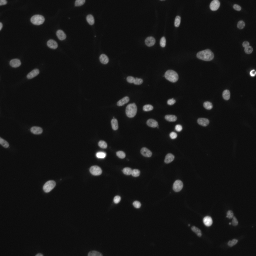
#> input picture stardist/tests/data/img2d.tif, 256 x 256 px; its folder holds only this picture in this run
$ python -i read_csv_cal_length.py   (imports and definitions only)
#> lines starting #> are read from the running program, lines starting #| are printed output that depends on the picture; after the words box and inside, x2 and y2 are one past the last pixel; in counts of white or black regions, pixels touching at a corner belong together
import cv2
import numpy as np
from skimage.morphology import skeletonize
from scipy.ndimage import distance_transform_edt
import matplotlib.pyplot as plt
import tifffile
from scipy import ndimage
import copy
import inspect
from scipy.signal import find_peaks
from scipy.stats import norm
from sklearn.mixture import GaussianMixture
from scipy.ndimage import center_of_mass

from skimage import filters, morphology, measure
from scipy.spatial import ConvexHull
from skimage.segmentation import watershed
from skimage.feature import peak_local_max
from scipy import ndimage as ndi
from collections import deque
# from .gmm_mml.gmm_mml_module.gmm_mml2 import GmmMml2
import csv
import networkx as nx
import collections
# from gmm_mml.gmm_mml import GmmMml
import sys
import os
parent_dir = os.path.abspath(os.path.join(os.path.dirname(__file__), ".."))
sys.path.append(parent_dir)
from picture import Picture
from make_graph import make_length_graph
# from BaSCA2 import cal_lengh_main, save_to_csv

def cal_lengh_thinning(image,save_path):
    """
    画像内の各クラス領域に対して長さを測定するmain関数
    """
    length_list = []  # 長さリスト
    back_image = np.zeros_like(image)
    for num in range(1, np.max(image) + 1):
        # 値に対応する領域を抽出
        region = (image == num)
        if not np.any(region):
            continue
        #等高線の作成
        concat_array = find_contour_line(region)

        concat_array = np.where(concat_array > 0, 255, 0).astype(np.uint8)
        skeleton2 =  cv2.ximgproc.thinning(concat_array, thinningType=cv2.ximgproc.THINNING_GUOHALL)
        #長さの測定
        length = cv2.countNonZero(skeleton2)
        node_coord = np.column_stack(np.where(skeleton2 == 255))
        back_image = make_length_image(back_image,region,concat_array,node_coord)
        # print(length, node_coord)
        # plt.imshow(back_image)
        # plt.show()
        #
        length_list.append([num, length])
    #長さリストをヒストグラムで表し保存
    if length_list:
        values = [entry[1] for entry in length_list if entry[1] is not None]
        # ヒストグラムを作成
        plt.figure(figsize=(10, 6))
        plt.hist(values, bins=np.arange(min(values), max(values) + 2) - 0.5, edgecolor='black')
        plt.xlim(right = 100)
        plt.ylim(top = 350)
        plt.xlabel("cell length")
        plt.ylabel("Count")
        plt.title('Histogram of cell length')
        plt.grid(axis='y', linestyle='--', alpha=0.7)
        # plt.show
        plt.savefig(save_path + "/cal_cell_histogram_thinning.png")
    return length_list, values, back_image


# [37 lines left out: function cal_lengh_main, not called in this run]

def find_contour_line(img):
    """
    輪郭線の探索,等高線の作成
    """
    #抽出した領域のひと回り大きい配列を作成
    copyimg  = copy.deepcopy(img)
    coords = np.argwhere(copyimg)
    min_coords = coords.min(axis=0)
    max_coords = coords.max(axis=0) + 1
    padded_shape = tuple(max_coords - min_coords + 2)
    pad_array = np.zeros(padded_shape, dtype=np.uint8)
    region_offset = coords - min_coords + 1
    for coord in region_offset:
        pad_array[tuple(coord)] = 1
    #抽出した領域を境界線から中心に向かってランク付け
    num=1
    back_img = np.zeros_like(pad_array)
    padded_array = copy.deepcopy(pad_array)
    while True:
        reversed_binary_image = np.max(padded_array) - padded_array
        shrink_image= ndimage.binary_dilation(reversed_binary_image)
        border_pixels = np.logical_and(shrink_image, padded_array == 1)

        contour_image = np.where(border_pixels>0,num,0)
        back_img = contour_image + back_img
        padded_array = padded_array- border_pixels
        num +=1
        if np.all(padded_array == 0):
            break
    # return back_img
    return pad_array


# [140 lines left out: functions cal_cell_length, make_graph, find_start_and_end_nodes, find_path, save_to_csv, not called in this run]

def make_length_image(back_image, region, concat_array,length_path):
    #座標の取得
    copyimg  = copy.deepcopy(region)
    coords = np.argwhere(copyimg)
    min_coords = coords.min(axis=0)
    # print(min_coords)
    #細胞長の経路埋め込み
    concat_array_bg = np.zeros_like(concat_array)
    if len(np.array(length_path).shape) == 2:
        for coord in length_path:
            row, col = coord
            concat_array_bg[row, col] = 1  # 指定座標を1に更新
    else:
        concat_array_bg[length_path[0],length_path[1]] = 1
    #周囲の余分な箇所を削除
    concat_array_bg_removed = concat_array_bg[1:-1, 1:-1]
    #元の画像の座標に加算
    start_row, start_col = min_coords
    end_row, end_col = start_row + concat_array_bg_removed.shape[0], start_col + concat_array_bg_removed.shape[1]
    back_image[start_row:end_row, start_col:end_col] += concat_array_bg_removed
    return back_image

def make_overlap_image(truelabel, cover_image,base_path):
    #overlapするときの関数
    #白色が正解ラベル
    #青色が予測結果
    true_label = np.where(truelabel == 0, 200, truelabel)
    background = np.zeros_like((cover_image), dtype=np.uint8)
    cover_image_color = np.array([background,background,cover_image]).transpose(1,2,0)
    true_label_color = np.array([true_label, true_label,true_label]).transpose(1,2,0)
    overlap_image = cv2.addWeighted(true_label_color,0.8,cover_image_color,0.2,0 )
    overlap_image_rgb = overlap_image[:, :, [2, 1, 0]]
    overlap_image_rgb = np.where((overlap_image_rgb == [211,160,160]).all(axis=-1)[..., None],[160,255,255] ,overlap_image_rgb)#外れてる箇所
    overlap_image_rgb= np.where((overlap_image_rgb ==  [255,204,204]).all(axis=-1)[..., None], [0,0,255], overlap_image_rgb)#当たっている箇所
    overlap_image_rgb= np.where(overlap_image_rgb == 204, 255, overlap_image_rgb)#正解ラベルのみの箇所
    overlap_image_bgr = overlap_image_rgb[:, :, [2, 1, 0]]
    # [4 lines of commented-out code are left out]
    cv2.imwrite(os.path.join(base_path,'overlap_length_image_thinning.png'),overlap_image_bgr)
    cv2.imwrite(os.path.join(base_path,'length_image_thinning.png'),cover_image)

def count_lengh_cal(image,save_path):
    np.random.seed(3407)
    normal_image = np.where(image > 0, 255, image)
    length_list, values , back_image= cal_lengh_thinning(image,save_path)
    back_image = np.where(back_image > 0, 255, back_image)
    # CSVファイルに保存
    make_overlap_image(normal_image,back_image,save_path)
    # save_to_csv(length_list, save_path + "/length_list_gmmmml_thinning.csv", headers=["class_number","Row Count"])
    # make_length_graph(save_path, "/length_list_gmmmml_thinning.csv",True)

# [10 lines left out: function main, not called in this run]
    # print(type(data))
    # print(np.unique(data))
# [30 lines not run here, left out]

>>> import cv2
>>> picture = cv2.imread('../stardist/tests/data/img2d.tif', cv2.IMREAD_GRAYSCALE)
#> picture is the input picture: shape (256, 256); min 10, max 255, mean 21.1
>>> result = count_lengh_cal(picture, 'out.png')
#> in count_lengh_cal, `normal_image = np.where(image > 0, 255, image)`: normal_image: shape (256, 256); every value is 255
#> the loop in cal_lengh_thinning, `for num in range(1, np.max(image) + 1):` made 255 passes
#> (padded_shape in find_contour_line, length, start_row in make_length_image, start_col in make_length_image, end_row in make_length_image, end_col in make_length_image) on passes 11 to 13: ((245, 257), 158, 13, 0, 256, 255), ((258, 258), 2357, 0, 0, 256, 256), ((258, 258), 11931, 0, 0, 256, 256)
#> after the loop in cal_lengh_thinning, `for num in range(1, np.max(image) + 1):`:
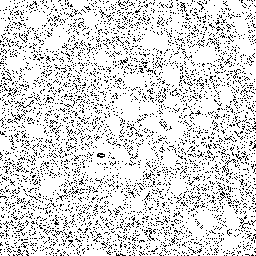
#> back_image: shape (256, 256); values 0 (black) and 1 (white), 85.2% white; black in thin lines or dots
#> after the loop in cal_lengh_thinning, `for num in range(1, np.max(image) + 1):`:
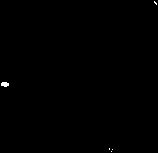
#> concat_array: shape (153, 158); 0.17% white; 5 white regions (4 under 20 px), largest, box (x1, y1, x2, y2) and area: (1, 82, 9, 87) 32
#> after the loop in cal_lengh_thinning, `for num in range(1, np.max(image) + 1):`:
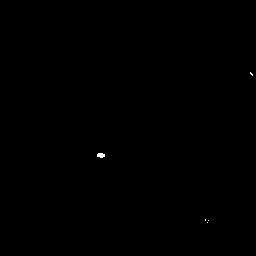
#> region: shape (256, 256) bool; 0.06% white; 5 white regions (4 under 20 px), largest, box (x1, y1, x2, y2) and area: (97, 153, 105, 158) 32
#> after the loop in cal_lengh_thinning, `for num in range(1, np.max(image) + 1):`: skeleton2: shape (153, 158); 0.05% white in thin lines or dots
#> after the loop in cal_lengh_thinning, `for num in range(1, np.max(image) + 1):`: length_list = 229 pairs, first value 10 to 255, second value 1 to 16244
#> in cal_lengh_thinning, `values = [entry[1] for entry in length_list if entry[1] is not None]`: values = 229 values, max 16244 at index 4, min 1 at index 174, mean 243.7
#> in cal_lengh_thinning, `plt.savefig(save_path + "/cal_cell_histogram_thinning.png")`:
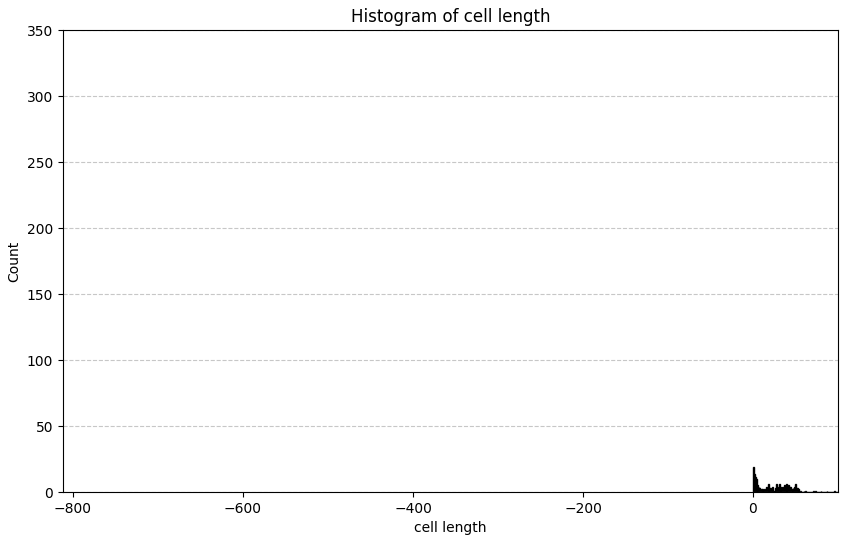
#> figure drawn by matplotlib, 1 panel; tallest bar 19 high, from x = 0.5 to 1.5
#> in count_lengh_cal, `back_image = np.where(back_image > 0, 255, back_image)`: back_image: shape (256, 256); 85.2% white; black in thin lines or dots
#> in make_overlap_image, `cover_image_color = np.array([background,background,cover_image]).tran..`:
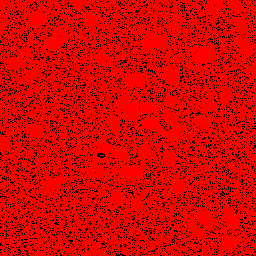
#> cover_image_color: shape (256, 256, 3); mean of channels 0, 1, 2 0, 0, 217.2; drawn as B, G, R
#> in make_overlap_image, `true_label_color = np.array([true_label, true_label,true_label]).trans..`: true_label_color: shape (256, 256, 3); every value is 255
#> in make_overlap_image, `overlap_image = cv2.addWeighted(true_label_color,0.8,cover_image_color..`:
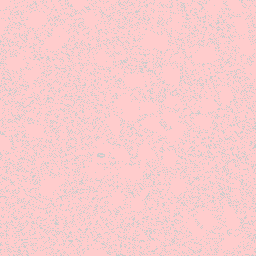
#> overlap_image: shape (256, 256, 3); mean of channels 0, 1, 2 204, 204, 247.4; drawn as B, G, R
#> in make_overlap_image, `overlap_image_rgb= np.where(overlap_image_rgb == 204, 255, overlap_ima..`:
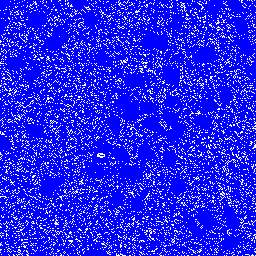
#> overlap_image_rgb: shape (256, 256, 3) int64; mean of channels 0, 1, 2 37.8, 37.8, 255; drawn as R, G, B

$ run again, on stardist/tests/data/img3d.tif
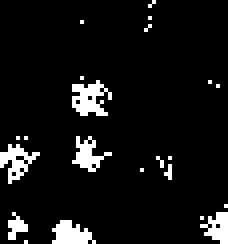
#> input picture stardist/tests/data/img3d.tif, 57 x 61 px (shown 4 times larger)
#> picture: shape (61, 57); values 0 (black) and 1 (white), 7.4% white; 22 white regions (17 under 20 px), largest, box (x1, y1, x2, y2) and area: (18, 20, 28, 29) 54, (0, 36, 10, 46) 44, (13, 55, 24, 61) 44, (18, 34, 28, 43) 39, (50, 53, 57, 61) 34
#> the loop in cal_lengh_thinning, `for num in range(1, np.max(image) + 1):` made 1 pass
#> (padded_shape in find_contour_line, length, start_row in make_length_image, start_col in make_length_image, end_row in make_length_image, end_col in make_length_image) on pass 1: ((63, 59), 135, 0, 0, 61, 57)
#> after the loop in cal_lengh_thinning, `for num in range(1, np.max(image) + 1):`: length_list = [[1, 135]]
#> in cal_lengh_thinning, `values = [entry[1] for entry in length_list if entry[1] is not None]`: values = [135]
#> in cal_lengh_thinning, `plt.savefig(save_path + "/cal_cell_histogram_thinning.png")`:
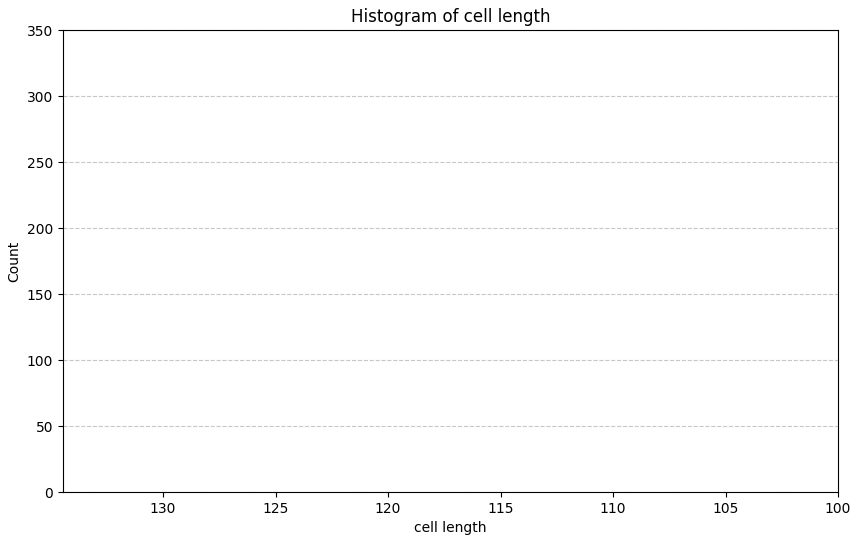
#> figure drawn by matplotlib, 1 panel
#> in count_lengh_cal, `length_list, values , back_image= cal_lengh_thinning(image,save_path)`: length_list = [[1, 135]]; values = [135]
#> in make_overlap_image, `overlap_image_rgb= np.where(overlap_image_rgb == 204, 255, overlap_ima..`:
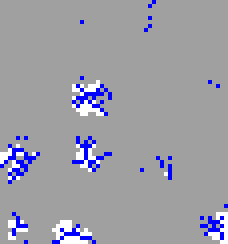
#> overlap_image_rgb: shape (61, 57, 3) int64 (shown 4 times larger); mean of channels 0, 1, 2 157.1, 157.1, 167; drawn as R, G, B
